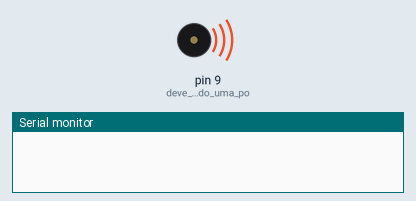
Recording of a sketch running on a simulated Arduino Uno, built with avr-gcc and run on an emulated ATmega328P. Parts: buzzer (waves = sounding), the last lines printed to the serial monitor.

Above: at 0.1 s.
At 6.5 s:
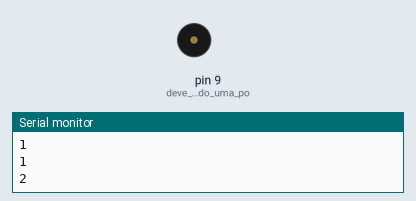
Timing chart, 0 to 8.0 s (numbered marks = the images above):
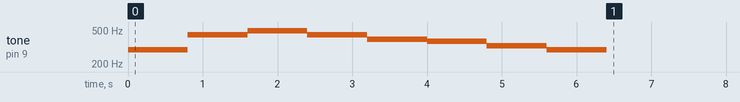

The sketch:

PWM_musical.ino
```cpp
char notes[] = "ddaabbaggkkeed ";
int beats[] = {1,1,1,1,1,1,2,1,1,1,1,1,1,2};
int tempo = 400;

void setup() {
  // put your setup code here, to run once:
  pinMode(9, OUTPUT); //deve ser utilizado uma porta que possua um '~' (3, 5, 6, 9, 10, e 11 são portas PWM).
  Serial.begin(9600);
}

void loop() {
  int tamanho = sizeof(notes)/sizeof(notes[0]);

  // put your main code here, to run repeatedly:
  for (int i = 0; i < tamanho; i++) {
    if (notes[i] == 'c') {
      tone(9, 261, beats[i]*tempo);
      delay(beats[i]*tempo);
      Serial.println(beats[i]);
    }
    if (notes[i] == 'l') {//Dó#
      tone(9, 278, beats[i]*tempo);
      delay(beats[i]*tempo);
      Serial.println(beats[i]);
    }

    if (notes[i] == 'd') {
      tone(9, 294, beats[i]*tempo);
      delay(beats[i]*tempo);
      Serial.println(beats[i]);
    }
    if (notes[i] == 'e') {
      tone(9, 329, beats[i]*tempo);
      delay(beats[i]*tempo);
      Serial.println(beats[i]);
    }
    if (notes[i] == 'f') {
      tone(9, 349, beats[i]*tempo);
      delay(beats[i]*tempo);
      Serial.println(beats[i]);
    }
    if (notes[i] == 'k') {//Fá#
      tone(9, 370, beats[i]*tempo);
      delay(beats[i]*tempo);
      Serial.println(beats[i]);
    }
    if (notes[i] == 'g') {
      tone(9, 392, beats[i]*tempo);
      delay(beats[i]*tempo);
      Serial.println(beats[i]);
    }
    if (notes[i] == 'a') {
      tone(9, 440, beats[i]*tempo);
      delay(beats[i]*tempo);
      Serial.println(beats[i]);
    }
    if (notes[i] == 'b') {
      tone(9, 493, beats[i]*tempo);
      delay(beats[i]*tempo);
      Serial.println(beats[i]);
    }
    if (notes[i] == ' ') {
      tone(9, 0, beats[i]*tempo);
      delay(beats[i]*tempo);
      Serial.println(beats[i]);
    }
  }
}
```

Measured:
- by itself, tone on pin 9 (deve_ser_utilizado_uma_po): plays 294 Hz for 0.80 s, 440 Hz for 0.80 s, 493 Hz for 0.80 s, 440 Hz for 0.80 s, 392 Hz for 0.80 s, 370 Hz for 0.80 s … (8 notes in this stretch)
